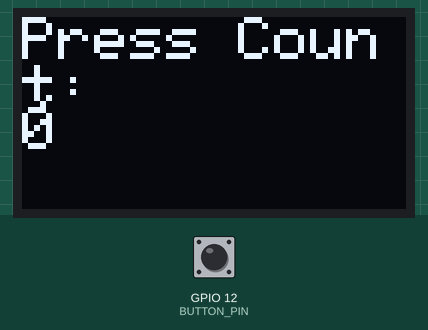
This sketch was run on a simulated ESP32. Parts: 128×64 one-colour display. The inputs (shaded band) are chosen by the test bench; at power-on: GPIO 12 (BUTTON_PIN) HIGH. What the sketch prints to the serial monitor is not drawn.

Above: at 1.2 s.
1.3 s: GPIO 12 (BUTTON_PIN) pulled LOW for 0.15 s
At 1.8 s:
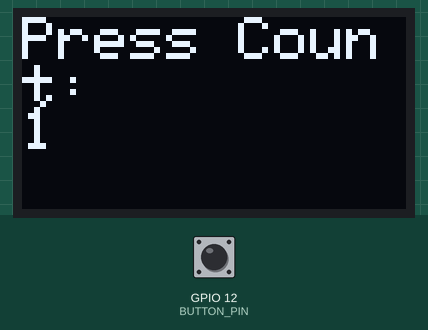
2.9 s: GPIO 12 (BUTTON_PIN) pulled LOW for 1 s
At 4.2 s:
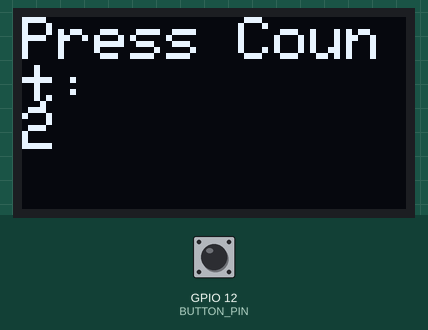
5.4 s: GPIO 12 (BUTTON_PIN) pulled LOW for 0.15 s
At 6.1 s:
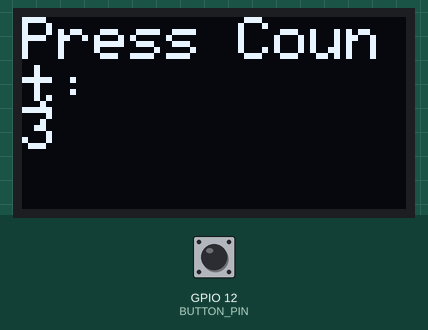
7.0 s: GPIO 12 (BUTTON_PIN) pulled LOW for 1 s
At 7.4 s:
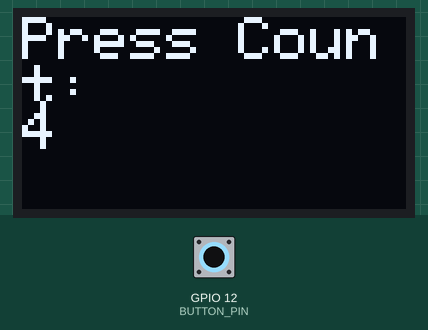
Timing chart, 0 to 10.0 s (numbered marks = the images above; inputs shaded):
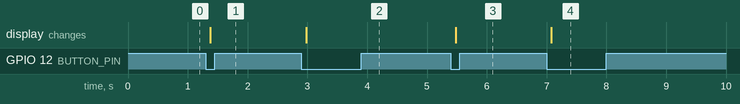

The sketch:

button_counter_oled.ino
```cpp
#include <Wire.h>
#include <Adafruit_GFX.h>
#include <Adafruit_SSD1306.h>

#define SCREEN_WIDTH 128
#define SCREEN_HEIGHT 64
#define OLED_RESET -1
#define SDA_PIN 26
#define SCL_PIN 32

#define BUTTON_PIN 12

Adafruit_SSD1306 display(SCREEN_WIDTH, SCREEN_HEIGHT, &Wire, OLED_RESET);

int buttonState = HIGH;
int lastButtonState = HIGH;
int pressCount = 0;

unsigned long lastDebounceTime = 0;
unsigned long debounceDelay = 50; // in milliseconds

void setup() {
  Serial.begin(115200);
  pinMode(BUTTON_PIN, INPUT_PULLUP);
  Wire.begin(SDA_PIN, SCL_PIN);

  if (!display.begin(SSD1306_SWITCHCAPVCC, 0x3C)) {
    Serial.println(F("SSD1306 allocation failed"));
    while (true);
  }

  display.clearDisplay();
  display.setTextSize(2);
  display.setTextColor(SSD1306_WHITE);
  display.setCursor(0, 0);
  display.println("Press Count:");
  display.setCursor(0, 30);
  display.println("0");
  display.display();

  Serial.println("Button Test Ready. Press the button...");
}

void loop() {
  int reading = digitalRead(BUTTON_PIN);

  // If the reading changed, reset the debounce timer
  if (reading != lastButtonState) {
    lastDebounceTime = millis();
  }

  // Only act if the button state has been stable for debounceDelay
  if ((millis() - lastDebounceTime) > debounceDelay) {
    if (reading == LOW && buttonState == HIGH) {
      pressCount++;
      Serial.print("Button pressed ");
      Serial.print(pressCount);
      Serial.println(" times");

      // Update OLED
      display.clearDisplay();
      display.setTextSize(2);
      display.setTextColor(SSD1306_WHITE);
      display.setCursor(0, 0);
      display.println("Press Count:");
      display.setCursor(0, 30);
      display.println(pressCount);
      display.display();
    }
    buttonState = reading;
  }

  lastButtonState = reading;
}
```

Measured:
- after the input at 1.3 s, the display: changes after 0.08 s (image 1)
- after the input at 2.9 s, the display: changes after 0.08 s (image 2)
- after the input at 5.4 s, the display: changes after 0.08 s (image 3)
- after the input at 7.0 s, the display: changes after 0.08 s (image 4)
